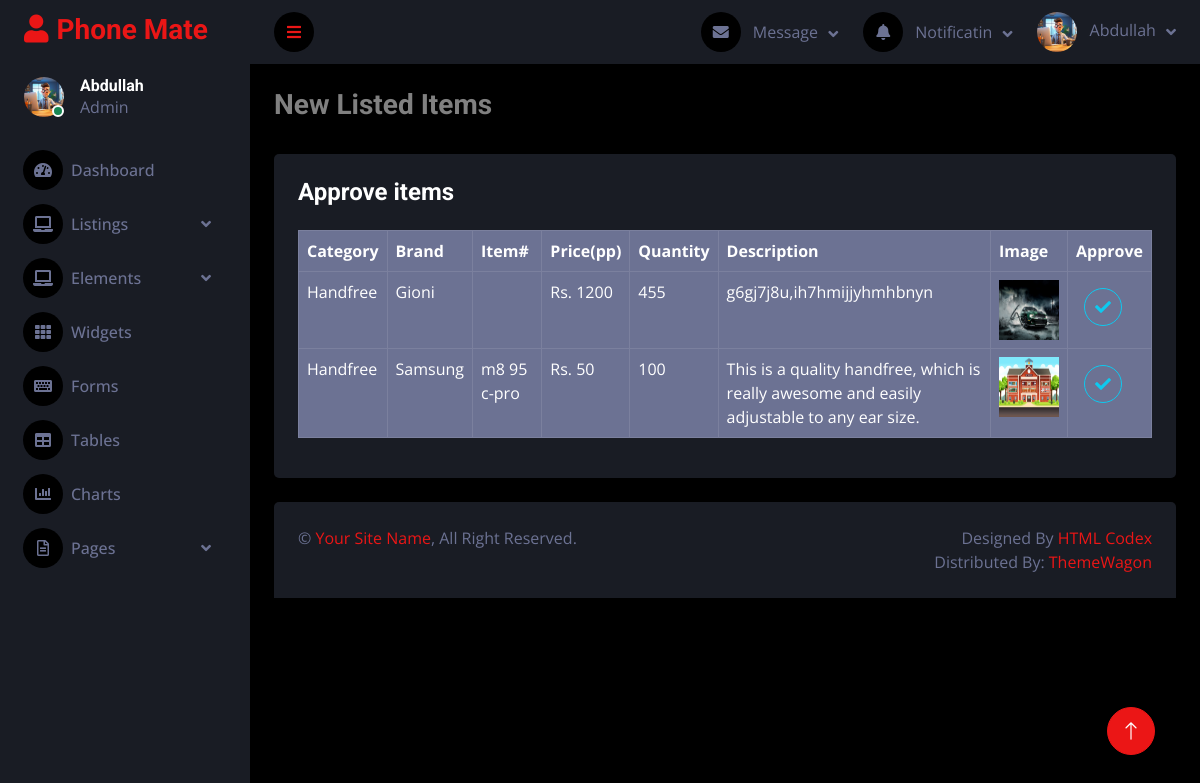
Page /wireadmin/pages/new-listings/new-listings.php (signed in) on the committed database.
### tables this page shows
CREATE TABLE `items` (
  `item_id` int(11) NOT NULL,
  `item_category` varchar(255) NOT NULL,
  `item_brand` varchar(255) NOT NULL,
  `item_number` varchar(50) NOT NULL,
  `item_description` text NOT NULL,
  `item_image` varchar(255) NOT NULL,
  `item_price` int(11) NOT NULL,
  `item_quantity` int(11) NOT NULL,
  `more_quantity` int(10) NOT NULL DEFAULT 0,
  `item_sold` int(11) NOT NULL,
  `agreement_date` date NOT NULL,
  `item_profit` int(3) NOT NULL DEFAULT 0,
  `item_status` varchar(30) NOT NULL DEFAULT 'review',
  `fk_item_tracking_id` int(11) NOT NULL
);

### wireadmin/pages/new-listings/new-listings.php (the view, shortened to what this page needs)
<?php
require_once("../../includes/nav-side.php");
?>
<div class="container-fluid pt-4 px-4">
    <div class="row g-4">
        <h3 class="text-white-50">New Listed Items</h3>
        <div class="col-sm-12 col-xl-12">
            <div class="bg-secondary rounded h-100 w-100 p-4">
                <h4 class="mb-4">Approve items</h4>
                <table id="tables" style="background-color: #e74c3c;" class="table table-light table-bordered table-hover table-responsive">
                    <thead>
                        <tr>
                            <th scope="col">Category</th>
                            <th scope="col">Brand</th>
                            <th scope="col">Item#</th>
                            <th scope="col">Price(pp)</th>
                            <th scope="col">Quantity</th>
                            <th scope="col">Description</th>
                            <th scope="col">Image</th>
                            <th scope="col">Approve</th>
                        </tr>
                    </thead>
                    <tbody>
                        <?php
                        $query = "SELECT * FROM items INNER JOIN item_tracking ON items.fk_item_tracking_id=item_tracking.item_tracking_id ";
                        $query .= "Where item_status='review'";
                        $result = mysqli_query($conn, $query);
                        if (mysqli_num_rows($result) > 0) {
                            while ($row = mysqli_fetch_assoc($result)) {
                        ?>
                                <tr>
                                    <td><?php echo $row['item_category']; ?></td>
                                    <td><?php echo $row['item_brand']; ?></td>
                                    <td><?php echo $row['item_number']; ?></td>
                                    <td>Rs. <?php echo $row['item_price']; ?></td>
                                    <td><?php echo $row['item_quantity']; ?></td>
                                    <td><?php echo $row['item_description']; ?></td>
                                    <td>
                                        <a href="#">
                                            <img src="../../../uploads/item-images/<?php echo $row['item_image']; ?>" width="60px" height="60px" alt="err...">
                                        </a>
                                    </td>
                                    <td>
                                        <form action="./approve-listings.php" method="post">
                                            <button type="submit" name="approve" class="btn btn-square btn-outline-info m-2"><i class="fa fa-check" aria-hidden="true"></i></button>
                                        </form>
                                    </td>
                                </tr>
                        <?php
                            }
                        }
                        ?>
                    </tbody>
                </table>
            </div>
        </div>
    </div>
</div>
<?php
require_once("../../includes/footer.php");
?>

### wireadmin/includes/nav-side.php (shortened to what this page needs)
<!DOCTYPE html>
<html lang="en">
<head>
    <link href="https://cdnjs.cloudflare.com/ajax/libs/font-awesome/5.10.0/css/all.min.css" rel="stylesheet">
    <link href="https://cdn.jsdelivr.net/npm/bootstrap-icons@1.4.1/font/bootstrap-icons.css" rel="stylesheet">
    <link href="../../lib/owlcarousel/assets/owl.carousel.min.css" rel="stylesheet">
    <link href="../../lib/tempusdominus/css/tempusdominus-bootstrap-4.min.css" rel="stylesheet" />
    <link href="../../css/bootstrap.min.css" rel="stylesheet">
    <link href="../../css/style.css" rel="stylesheet">
</head>
<body>
    <?php
    $uri = "" . $_SERVER['HTTP_HOST'] . $_SERVER['REQUEST_URI'] . "";
    if (!str_contains($uri, 'login.php')) {
    ?>
        <div class="container-fluid position-relative d-flex p-0">
        <?php
    }
        ?>
        <?php
        $uri = "" . $_SERVER['HTTP_HOST'] . $_SERVER['REQUEST_URI'] . "";
        if (!str_contains($uri, 'login.php')) {
        ?>
            <div class="sidebar pe-4 pb-3">
                <nav class="navbar bg-secondary navbar-dark">
                    <a href="../index" class="navbar-brand mx-4 mb-3">
                        <h3 class="text-primary"><i class="fa fa-user me-2"></i>Phone Mate</h3>
                    </a>
                    <div class="d-flex align-items-center ms-4 mb-4">
                        <div class="position-relative">
                            <img class="rounded-circle" src="../../img/default-admin-image.jpg" alt="" style="width: 40px; height: 40px;">
                            <div class="bg-success rounded-circle border border-2 border-white position-absolute end-0 bottom-0 p-1"></div>
                        </div>
                        <div class="ms-3">
                            <h6 class="mb-0"><?php echo $_SESSION['admin_name']; ?></h6>
                            <span>Admin</span>
                        </div>
                    </div>
                    <div class="navbar-nav w-100">
                        <a href="../index" class="nav-item nav-link"><i class="fa fa-tachometer-alt me-2"></i>Dashboard</a>
                        <div class="nav-item dropdown">
                            <a href="#" class="nav-link dropdown-toggle" data-bs-toggle="dropdown"><i class="fa fa-laptop me-2"></i>Listings</a>
                        </div>
                        <div class="nav-item dropdown">
                            <a href="#" class="nav-link dropdown-toggle" data-bs-toggle="dropdown"><i class="fa fa-laptop me-2"></i>Elements</a>
                        </div>
                        <a href="../../widget.html" class="nav-item nav-link"><i class="fa fa-th me-2"></i>Widgets</a>
                        <a href="../../form.html" class="nav-item nav-link"><i class="fa fa-keyboard me-2"></i>Forms</a>
                        <a href="../../table.html" class="nav-item nav-link"><i class="fa fa-table me-2"></i>Tables</a>
                        <a href="chart.html" class="nav-item nav-link"><i class="fa fa-chart-bar me-2"></i>Charts</a>
                        <div class="nav-item dropdown">
                            <a href="#" class="nav-link dropdown-toggle" data-bs-toggle="dropdown"><i class="far fa-file-alt me-2"></i>Pages</a>
                        </div>
                    </div>
                </nav>
            </div>
        <?php
        }
        ?>
        <?php
        $uri = "" . $_SERVER['HTTP_HOST'] . $_SERVER['REQUEST_URI'] . "";
        if (!str_contains($uri, 'login.php')) {
        ?>
            <div class="content">
                <nav class="navbar navbar-expand bg-secondary navbar-dark sticky-top px-4 py-0">
                    <a href="#" class="sidebar-toggler flex-shrink-0">
                        <i class="fa fa-bars"></i>
                    </a>
                    <div class="navbar-nav align-items-center ms-auto">
                        <div class="nav-item dropdown">
                            <a href="#" class="nav-link dropdown-toggle" data-bs-toggle="dropdown">
                                <i class="fa fa-envelope me-lg-2"></i>
                                <span class="d-none d-lg-inline-flex">Message</span>
                            </a>
                        </div>
                        <div class="nav-item dropdown">
                            <a href="#" class="nav-link dropdown-toggle" data-bs-toggle="dropdown">
                                <i class="fa fa-bell me-lg-2"></i>
                                <span class="d-none d-lg-inline-flex">Notificatin</span>
                            </a>
                        </div>
                        <div class="nav-item dropdown">
                            <a href="#" class="nav-link dropdown-toggle" data-bs-toggle="dropdown">
                                <img class="rounded-circle me-lg-2" src="../../img/default-admin-image.jpg" alt="" style="width: 40px; height: 40px;">
                                <span class="d-none d-lg-inline-flex"><?php echo $_SESSION['admin_name']; ?></span>
                            </a>
                        </div>
                    </div>
                </nav>
            <?php
        }
            ?>

### wireadmin/includes/footer.php (shortened to what this page needs)
<?php
        $uri = "" . $_SERVER['HTTP_HOST'] . $_SERVER['REQUEST_URI'] . "";
        if (!str_contains($uri, 'login.php')) {
        ?>
<div class="container-fluid pt-4 px-4">
    <div class="bg-secondary rounded-top p-4">
        <div class="row">
            <div class="col-12 col-sm-6 text-center text-sm-start">
                &copy; <a href="#">Your Site Name</a>, All Right Reserved.
            </div>
            <div class="col-12 col-sm-6 text-center text-sm-end">
                Designed By <a href="https://htmlcodex.com">HTML Codex</a>
                <br>Distributed By: <a href="https://themewagon.com" target="_blank">ThemeWagon</a>
            </div>
        </div>
    </div>
</div>
<?php
}
?>
</div>
<a href="#" class="btn btn-lg btn-primary btn-lg-square back-to-top"><i class="bi bi-arrow-up"></i></a>
</div>
</body>
</html>

### wireadmin/css/style.css (style rules this page uses)
:root { --primary: #EB1616; --secondary: #191C24; --light: #6C7293; --dark: #000000; }
.back-to-top { position: fixed; display: none; right: 45px; bottom: 45px; z-index: 99; }
.btn { transition: .5s; }
.btn-square { width: 38px; height: 38px; }
.btn-lg-square { width: 48px; height: 48px; }
.btn-square, .btn-sm-square, .btn-lg-square { padding: 0; display: inline-flex; align-items: center; justify-content: center; font-weight: normal; border-radius: 50px; }
.sidebar { position: fixed; top: 0; left: 0; bottom: 0; width: 250px; height: 100vh; overflow-y: auto; background: var(--secondary); transition: 0.5s; z-index: 999; }
.content { margin-left: 250px; min-height: 100vh; background: var(--dark); transition: 0.5s; }
@media (min-width: 992px) { .sidebar { margin-left: 0; } }
@media (min-width: 992px) { .content { width: calc(100% - 250px); } }
.sidebar .navbar .navbar-nav .nav-link { padding: 7px 20px; color: var(--light); font-weight: 500; border-left: 3px solid var(--secondary); border-radius: 0 30px 30px 0; outline: none; }
.sidebar .navbar .navbar-nav .nav-link i { width: 40px; height: 40px; display: inline-flex; align-items: center; justify-content: center; background: var(--dark); border-radius: 40px; }
.sidebar .navbar .dropdown-toggle::after { position: absolute; top: 15px; right: 15px; border: none; content: "\f107"; font-family: "Font Awesome 5 Free"; font-weight: 900; transition: .5s; }
.content .navbar .navbar-nav .nav-link { margin-left: 25px; padding: 12px 0; color: var(--light); outline: none; }
.content .navbar .sidebar-toggler, .content .navbar .navbar-nav .nav-link i { width: 40px; height: 40px; display: inline-flex; align-items: center; justify-content: center; background: var(--dark); border-radius: 40px; }
.content .navbar .dropdown-toggle::after { margin-left: 6px; vertical-align: middle; border: none; content: "\f107"; font-family: "Font Awesome 5 Free"; font-weight: 900; transition: .5s; }
#tables { background-color: #e74c3c!important; }

### rows in the picture
items: item_category "Handfree", item_brand "Gioni", item_price "1200", item_quantity "455", item_description "g6gj7j8u,ih7hmijjyhmhbnyn", item_image (picture)
items: item_category "Handfree", item_brand "Samsung", item_number "m8 95 c-pro", item_price "50", item_quantity "100", item_description "This is a quality handfree, which is really awesome and easily adjustable to any ear size.", item_image (picture)

### other values in the picture
$_SESSION['admin_name'] "Abdullah"
